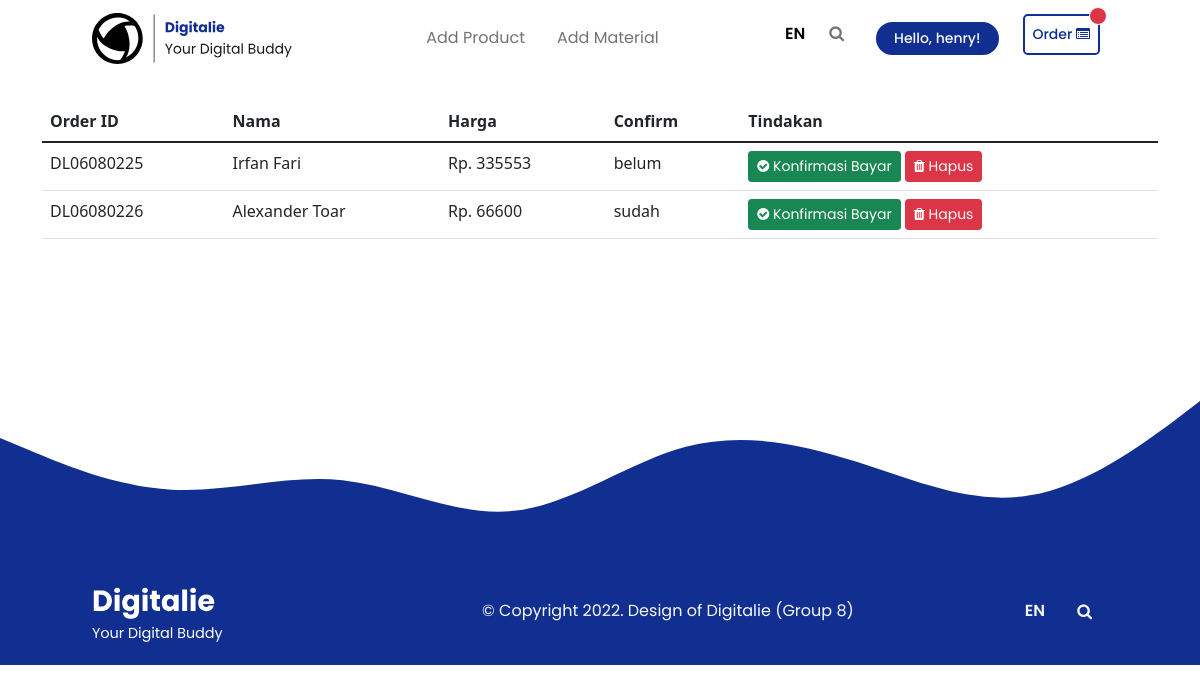
The app's page /order_list.php (signed in) with its own data.
### tables this page shows
CREATE TABLE `users` (
  `id` int(11) NOT NULL,
  `fname` varchar(255) NOT NULL,
  `lname` varchar(255) NOT NULL,
  `email` varchar(255) NOT NULL,
  `password` varchar(255) NOT NULL,
  `phone` varchar(255) NOT NULL,
  `address` varchar(255) NOT NULL,
  `role` varchar(255) NOT NULL
);

CREATE TABLE `order_list` (
  `id` int(11) NOT NULL,
  `fname` varchar(255) NOT NULL,
  `lname` varchar(255) NOT NULL,
  `email` varchar(150) NOT NULL,
  `phone` varchar(50) NOT NULL,
  `address` varchar(255) NOT NULL,
  `date` date NOT NULL DEFAULT current_timestamp(),
  `subtotal` double NOT NULL,
  `total` double NOT NULL,
  `confirm` varchar(255) NOT NULL,
  `user_id` int(11) NOT NULL
);

### order_list.php (the view, shortened to what this page needs)
<?php
include_once 'conn.php';
if (!isset($_SESSION['id']) == FALSE) {
    $sql = "SELECT id, fname, lname, email, password, phone, address, role FROM users WHERE id = '$_SESSION[id]'";
} else {
    $sql = "SELECT id, fname, lname, email, password, phone, address, role FROM users";
}
$order = "SELECT * FROM order_list";
$test2 = $conn->query($order);
$result2 = mysqli_query($conn, $sql);
$row2 = mysqli_fetch_assoc($result2);
?>
<!doctype html>
<html lang="en">
<head>
    <link rel="stylesheet" href="assets/font/font-face.css">
    <link rel="stylesheet" href="bootstrap_custom.css">
    <link rel="stylesheet" href="style.css">
    <link rel="stylesheet" href="https://cdnjs.cloudflare.com/ajax/libs/font-awesome/4.7.0/css/font-awesome.min.css">
    <link href="https://cdn.jsdelivr.net/npm/bootstrap@5.1.3/dist/css/bootstrap.min.css" rel="stylesheet">
</head>
<body>
    <nav class="navbar navbar-expand-md navbar-light px-6 font-regular" id="navbar">
        <div class="container-fluid">
            <a class="navbar-brand" href="main.php">
                <img src="assets/logo.svg" alt="" width="200">
            </a>
            <div class="collapse navbar-collapse" id="navbarsExample04">
                <ul class="navbar-nav mx-auto mb-2 mb-md-0">
                    <?php if (isset($_SESSION['role']) && $_SESSION['role'] == "admin") {
                    ?>
                        <?php
                        echo "<li class='nav-item mx-2'><a class='nav-link' aria-current='page' href='index.php'>Add Product</a></li><li class='nav-item mx-2'><a class='nav-link' aria-current='page' href='index_material.php'>Add Material</a></li>";
                        ?>
                    <?php }  ?>
                </ul>
                <ul class="navbar-nav">
                    <li class="nav-item dropdown">
                        <a class="nav-link dropdown font-semibold text-black" href="#" id="navbarDarkDropdownMenuLink" role="button" data-bs-toggle="dropdown" aria-expanded="false">
                            EN
                        </a>
                    </li>
                    <li class="nav-item mx-2">
                        <a class="nav-link" id="search-button" href="#searchForm" data-target="#searchForm" role="button" aria-expanded="false" data-bs-toggle="collapse">
                            <i class="fa fa-search"></i>
                        </a>
                    </li>
                    <li class="nav-item dropdown mx-2">
                        <a class="nav-link dropdown font-semibold text-black" id="navbarDarkDropdownMenuLink" role="button" data-bs-toggle="dropdown" aria-expanded="false">
                            <?php if (isset($_SESSION['role']) && $_SESSION['role']) {
                            ?>
                                <?php
                                echo "<button class='btn btn-sm font-medium button-theme text-light rounded-pill px-3' type='button'>Hello, " . $row2['fname'] . "!" . "</button>";
                                ?>
                            <?php } else { ?>
                                <button class="btn btn-sm font-medium button-theme text-light rounded-pill px-3" type="button">Hello, Guest!</button>
                            <?php }  ?>
                        </a>
                    </li>
                    <?php if (isset($_SESSION['role']) && $_SESSION['role'] == "admin") {
                    ?>
                        <?php
                        echo "<li class='nav-item mx-2'>
                        <a class='nav-link position-relative btn btn-sm font-medium button-theme2 rounded-3' type='button' href='order_list.php'>Order <i class='fa fa-list-alt' aria-hidden='true'></i><span class='position-absolute top-0 start-100 translate-middle p-2 bg-danger border border-light rounded-circle'><span class='visually-hidden'>New alerts</span></a></li>";
                        ?>
                    <?php } else { ?>
                    <?php }  ?>
            </div>
        </div>
    </nav>
    <div class="container">
        <div class="table-responsive mt-4" style="min-height: 300px;">
            <table class="table table-hover">
                <thead class="thead-dark">
                    <th>Order ID</th>
                    <th>Nama</th>
                    <th>Harga</th>
                    <th>Confirm</th>
                    <th>Tindakan</th>
                </thead>
                <?php
                while ($row3 = $test2->fetch_assoc()) :
                ?>
                    <tr>
                        <td class="font-weight-bold">DL060802<?= $row3['id']; ?></td>
                        <td><?= $row3['fname']; ?> <?= $row3['lname']; ?></td>
                        <td>Rp. <?= $row3['total']; ?></td>
                        <td><?= $row3['confirm']; ?></td>
                        <td>
                            <a class="btn btn-sm btn-success font-regular" href="confirm_process.php?action=confirm&id=<?= $row3['id']; ?>">
                                <i class="fa fa-check-circle" aria-hidden="true"></i> Konfirmasi Bayar</a>
                            <a class="btn btn-sm btn-danger font-regular" href="confirm_process.php?action=delete&id=<?= $row3['id']; ?>" onclick="return confirm('Are you sure want to delete this record?')">
                                <i class="fa fa-trash" aria-hidden="true"></i> Hapus</a>
                        </td>
                    </tr>
                <?php endwhile; ?>
            </table>
        </div>
    </div>
    <footer>
        <img src="assets/footer.svg" alt="" width="100%">
        <nav class="navbar bottom navbar-expand-sm navbar-dark blue-background px-6 pb-3">
            <div class="container-fluid">
                <a class="navbar-brand" href="#"><img src="assets/logo_footer.svg" width="60%" alt=""></a>
                <div class="text-light font-regular">© Copyright 2022. Design of Digitalie (Group 8)</div>
                <ul class="navbar-nav">
                    <li class="nav-item dropup mx-2">
                        <a class="nav-link dropup font-semibold text-light" href="#" id="navbarDarkDropdownMenuLinkBottom" role="button" data-bs-toggle="dropdown" aria-expanded="false">
                            EN
                        </a>
                    </li>
                    <li class="nav-item mx-2">
                        <a class="nav-link" id="search-button" href="#searchForm" data-target="#searchForm" role="button" aria-expanded="false" data-bs-toggle="collapse">
                            <i class="fa fa-search text-light"></i>
                        </a>
                    </li>
                </ul>
            </div>
        </nav>
    </footer>
</body>
</html>

### style.css (style rules this page uses)
:root { --blue-theme: #112f91; }
body { margin: 0; padding: 0; }
html { scroll-behavior: smooth !important; }
html,body { overflow-x: hidden; }
.blue-background { background-color: var(--blue-theme); }
.container { margin-bottom: 0; }
#navbarsExample04 { transition: height 0.35s ease; }
.font-semibold { font-family: "Poppins Semibold"; }
.font-regular { font-family: "Poppins Regular"; }
.font-medium { font-family: "Poppins Medium"; }
footer img { max-width: 100%; }
.button-theme { background-color: var(--blue-theme) !important; border: 2px solid var(--blue-theme) !important; }
.button-theme2 { color: var(--blue-theme) !important; background-color: white !important; border: 2px solid var(--blue-theme) !important; }

### records on screen
users: fname "henry"
order_list: id "25", fname "Irfan", lname "Fari", total "335553", confirm "belum"
order_list: id "26", fname "Alexander", lname "Toar", total "66600", confirm "sudah"
